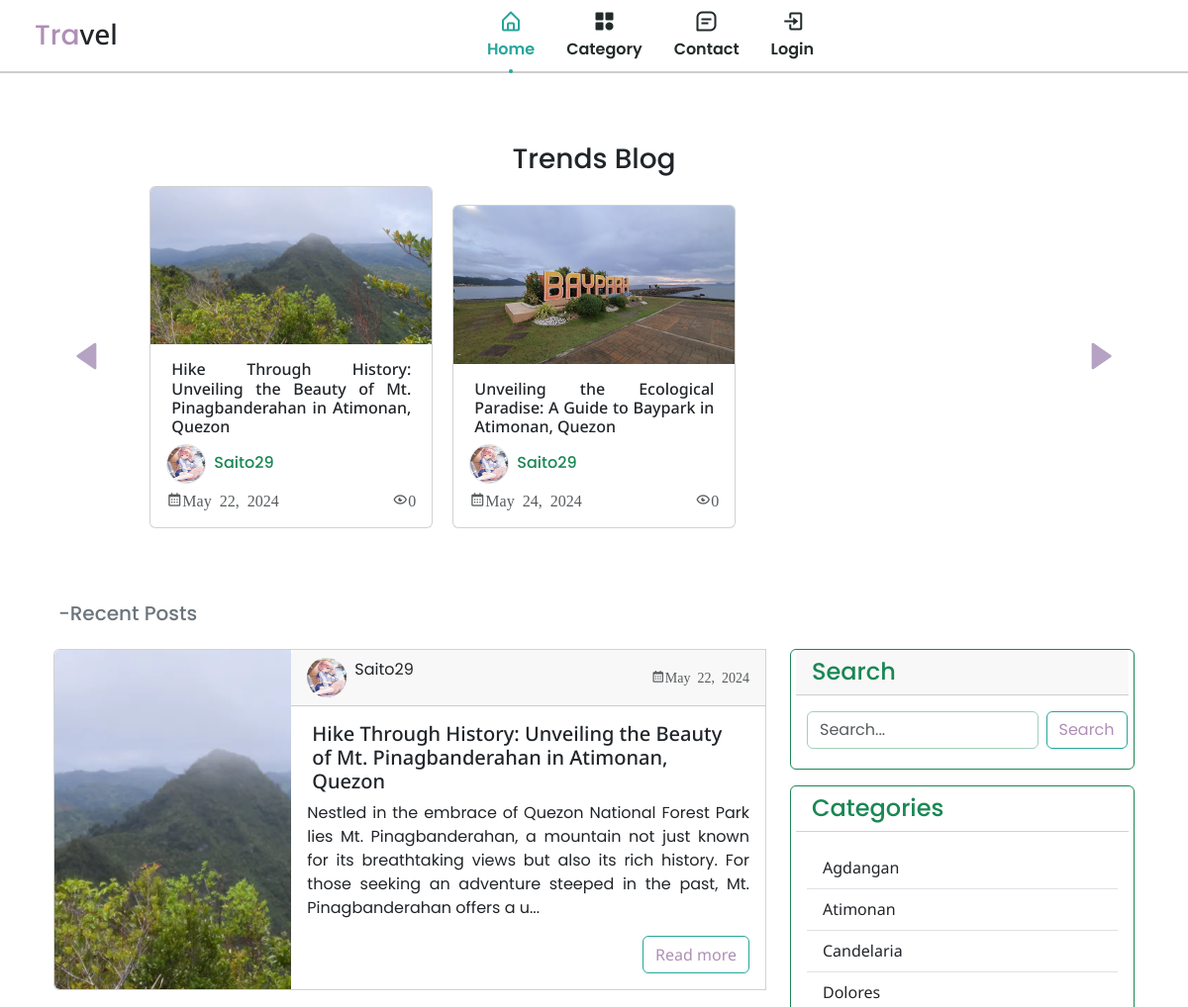
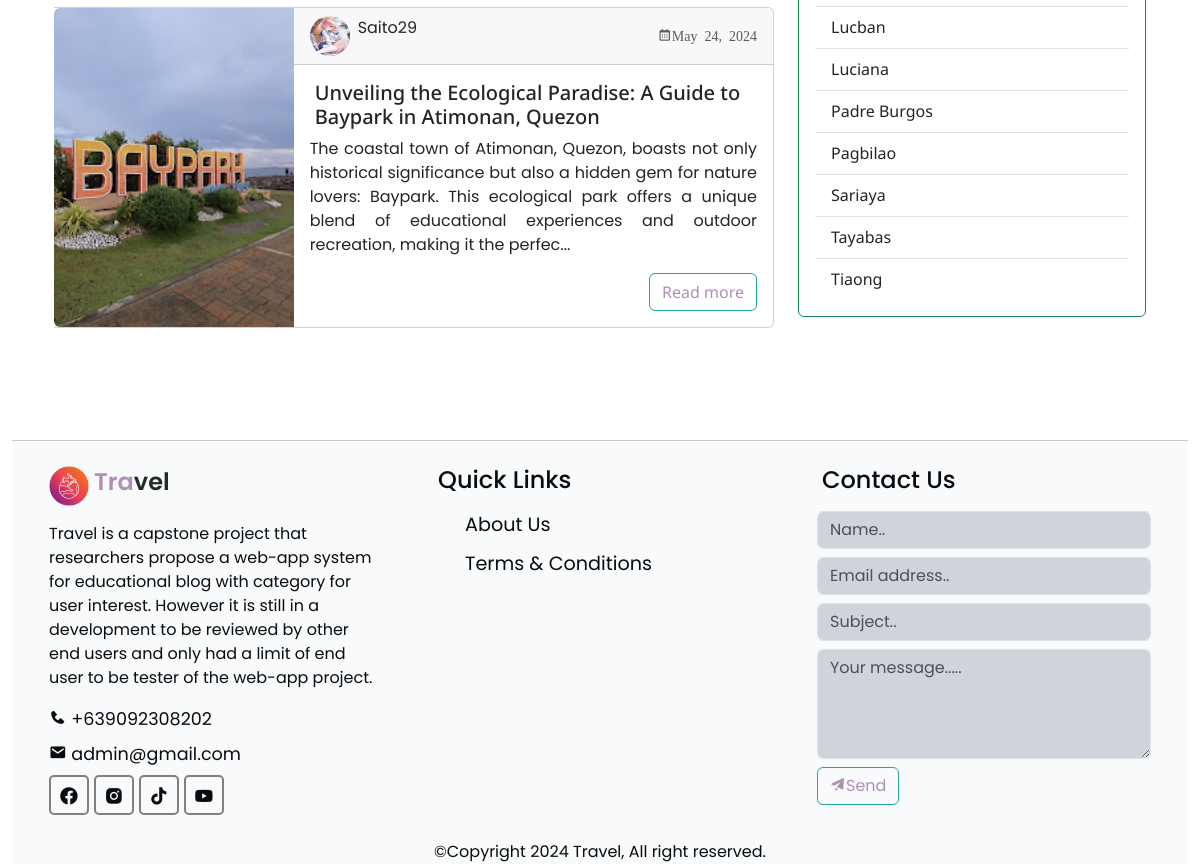
The page / on the database its author committed (2 pictures, top to bottom).
### tables this page shows
CREATE TABLE `post` (
  `id` int(11) NOT NULL,
  `postedBy` int(11) DEFAULT NULL,
  `title` varchar(255) DEFAULT NULL,
  `category` int(11) DEFAULT NULL,
  `subcategory` int(11) DEFAULT NULL,
  `status` enum('published','unpublished') DEFAULT NULL,
  `description` text DEFAULT NULL,
  `googleWidget` text DEFAULT NULL,
  `image` varchar(255) DEFAULT NULL,
  `viewer` int(11) NOT NULL,
  `created_at` date DEFAULT NULL,
  `updated_at` date DEFAULT NULL,
  `is_Active` tinyint(4) DEFAULT NULL
);

CREATE TABLE `users` (
  `id` int(11) NOT NULL,
  `role` enum('admin','sub-admin','editor','user') DEFAULT NULL,
  `firstName` varchar(255) DEFAULT NULL,
  `lastName` varchar(255) DEFAULT NULL,
  `username` varchar(255) DEFAULT NULL,
  `email` varchar(255) DEFAULT NULL,
  `password` varchar(255) DEFAULT NULL,
  `profileImage` varchar(255) DEFAULT NULL,
  `created_at` datetime DEFAULT current_timestamp(),
  `updated_at` datetime DEFAULT NULL ON UPDATE current_timestamp(),
  `account_activation_hash` varchar(64) DEFAULT NULL,
  `reset_token_hash` varchar(64) DEFAULT NULL,
  `reset_token_expires_at` datetime DEFAULT NULL
);

CREATE TABLE `category` (
  `id` int(11) NOT NULL,
  `categName` varchar(255) DEFAULT NULL,
  `categDesc` varchar(255) DEFAULT NULL,
  `categCreated_at` datetime NOT NULL DEFAULT current_timestamp(),
  `categUpt_at` datetime NOT NULL DEFAULT '0000-00-00 00:00:00' ON UPDATE current_timestamp(),
  `Is_Active` int(11) DEFAULT NULL
);

CREATE TABLE `settings` (
  `id` int(11) NOT NULL,
  `favicon` varchar(255) DEFAULT NULL,
  `logo` varchar(255) DEFAULT NULL,
  `url` varchar(1000) DEFAULT NULL,
  `fb` varchar(1000) DEFAULT NULL,
  `instagram` varchar(1000) DEFAULT NULL,
  `tiktok` varchar(1000) DEFAULT NULL,
  `youtube` varchar(1000) DEFAULT NULL
);

CREATE TABLE `pages` (
  `id` int(11) NOT NULL,
  `title` varchar(255) DEFAULT NULL,
  `details` text DEFAULT NULL,
  `contact` varchar(255) DEFAULT NULL,
  `email` varchar(255) DEFAULT NULL,
  `created_at` date NOT NULL DEFAULT current_timestamp(),
  `updated_at` date NOT NULL
);

### app/config/db.php (called while the page is built, shortened)
<?php
require ('config.php');
function executeQuery($sql, $data)
{
    global $conn;
    $stmt = $conn->prepare($sql);
    $value = array_values($data);
    $types = str_repeat('s', count($value));
    $stmt->bind_param($types, ...$value);
    $stmt->execute();
    return $stmt;
}
function getPublishPost(){
    $sql = "SELECT p.*, u.username, u.profileImage
    FROM post AS p
    JOIN users AS u
    ON p.postedBy=u.id
    WHERE p.status='published'
    AND p.is_Active = ?";
    $stmt = executeQuery($sql, ['is_Active' => 1]);
    $records = $stmt->get_result()->fetch_all(MYSQLI_ASSOC);
    return $records;
}

### index.php (the view, shortened to what this page needs)
<?php
include(ROOT_PATH."/app/controllers/posts.php");
$post = array();
$postTitle = 'Recent Posts';
if(isset($_GET['ctId'])){
    $post = getCategoryPost($_GET['ctId']);
    $postTitle = "Category post search found under: '" . $_GET['name']. "' are: ". count($post). " results";
}else if(isset($_POST ['search'])){
    unset($_POST['search']);
    $postTitle = "Search result found: " . $_POST['term'];
    $post = searchPosts($_POST['term']);
}else{
    $post = getPublishPost();
}
?>
<!DOCTYPE html>
<html lang="en">
<head>
    <?php include(ROOT_PATH.'/app/includes/css.php')?>
</head>
<body>
    <?php include (ROOT_PATH."/app/includes/header.php");?>
    <main>
        <section class="container section section__height h-auto w-100" id="home">
            <div class="page-wrapper mx-auto h-auto w-100">
                <div class="container mx-auto my-3 py-3 mb-4 h-auto w-100 post-slider">
                    <h3 class="card-title text-center">Trends Blog</h3>
                    <i class='bx bxs-left-arrow prev'></i>
                    <i class='bx bxs-right-arrow next'></i>
                    <div class="post-wrapper h-auto">
                        <?php foreach ($post as $posts): ?>
                        <div class="card card-content">
                            <img src="<?php echo BASE_URL . '/app/upload/uploadThumbnail/' .htmlspecialchars( $posts['image']); ?>" alt="post-image" class="card-img-top">
                            <div class="card-body">
                                <h6 class="card-title fs-6" style="text-align: justify;">
                                    <a href="<?php echo BASE_URL . '/single-page.php?psId='.htmlspecialchars($posts['id']); ?>">
                                    <?php echo htmlspecialchars($posts['title']); ?>
                                    </a>
                                </h6>
                                <div class="d-flex align-items-center mb-1">
                                    <div class="flex-shrink-0">
                                        <img src="<?php echo BASE_URL . '/app/upload/uploadProfile/' . htmlspecialchars($posts['profileImage']); ?>" alt="User_profile" class="rounded-circle border" style="width: 40px; height: 40px;" width="40" height="40">
                                    </div>
                                    <h6 class="card-subtitle text-success flex-grow-1 ms-2"><?php echo htmlspecialchars($posts['username']); ?></h6>
                                </div>
                                <div class="d-flex align-items-center justify-content-between text-muted">
                                    <i class='bx bx-calendar card-text'><?php echo htmlspecialchars(date('F j, Y', strtotime($posts['created_at']))); ?></i>
                                    <i class='bx bx-show-alt card-text'><?php echo htmlspecialchars($posts['viewer']); ?></i>
                                </div>
                            </div>
                        </div>
                        <?php endforeach; ?>
                    </div>
                </div>
                <div class="container-fluid clearfix">
                    <div class="row mt-5">
                        <div class="col-md-8 col-sm-8 col-xl-8 col-xxl-8">
                            <h5 class="card-title text-secondary">-<?php echo htmlspecialchars($postTitle)?></h5>
                            <div class="card-group d-block">
                                <?php foreach ($post as $posts): ?>
                                <div class="card clearfix w-100 h-100 mt-4">
                                    <div class="row g-0 h-100 w-100">
                                        <div class="col-md-4 col-sm-4 col-xl-4 col-xxl-4">
                                            <img src="<?php echo BASE_URL . '/app/upload/uploadThumbnail/' .htmlspecialchars( $posts['image']); ?>" alt="post-Thumbnail" class="img-fluid rounded-start w-100 h-100 object-fit-cover">
                                        </div>
                                        <div class="col-md-8 col-sm-8 col-xl-8 col-lg-8 col-xxl-8">
                                            <div class="card-header hstack gap-2">
                                                <img src="<?php echo BASE_URL . '/app/upload/uploadProfile/' . htmlspecialchars($posts['profileImage']); ?>" alt="author-profile" class="rounded-circle" style="width: 40px; height: 40px;" width="34" height="34">
                                                <p class="card-text"><?php echo htmlspecialchars($posts['username']); ?></p>
                                                <p class="card-text ms-auto"><small class="text-body-secondary"><i class='bx bx-calendar'><?php echo htmlspecialchars(date('F j, Y', strtotime($posts['created_at']))); ?></i></small></p>
                                            </div>
                                            <div class="card-body">
                                                <h5 class="card-title mb-2"><a href="<?php echo BASE_URL . '/single-page.php?psId=' . htmlspecialchars($posts['id']); ?>"><?php echo htmlspecialchars($posts['title']); ?></a></h5>
                                                <p class="card-text mb-2">
                                                    <?php echo html_entity_decode(substr($posts['description'], 0 ,300).'...'); ?>
                                                </p>
                                                <div class="text-end mt-3">
                                                    <a href="<?php echo BASE_URL . '/single-page.php?psId=' . htmlspecialchars($posts['id']); ?>" class="btn read-more">Read more</a>
                                                </div>
                                            </div>
                                        </div>
                                    </div>
                                </div>
                                <?php endforeach; ?>
                            </div>
                        </div>
                        <div class="col-md-4 col-sm-4 col-xl-4 col-xxl-4 mt-5" id="category">
                            <div class="card border-success">
                                <h4 class="card-header text-success">Search</h4>
                                <div class="card-body">
                                    <form action="index.php" method="post" class="row gx-2 gy-2">
                                        <div class="mb-1 col-md-7 col-sm-9 col-xl-9 col-xxl-9 col-lg-9 form-group">
                                            <input type="search" name="term" class="form-control border-success-subtle" aria-label="search" placeholder="Search..."/>
                                        </div>
                                        <div class="mb-1 col-md-3 col-sm-3 col-xl-3 col-xxl-3 col-lg-3 form-group ">
                                            <button type="submit" name="search" class="btn read-more">Search</button>
                                        </div>
                                    </form>
                                </div>
                            </div>
                            <div class="card mt-3 border-success">
                                <h4 class="card-header bg-transparent text-success">Categories</h4>
                                <div class="card-body border-success">
                                    <ul class="list-group list-group-flush">
                                    <?php
                                        $category_query = mysqli_query($conn, 'SELECT * FROM category WHERE Is_Active = 1 ORDER BY categName ASC');
                                    ?>
                                    <?php while($categories = mysqli_fetch_array($category_query)):?>
                                        <li class="list-group-item list-group-flush"><a href="<?php echo BASE_URL.'/index.php?ctId='. htmlspecialchars($categories['id']) . '&name=' . htmlspecialchars($categories['categName'])?>"><?php echo htmlspecialchars($categories['categName']);?></a></li>
                                    <?php endwhile;?>
                                    </ul>
                                </div>
                            </div>
                        </div>
                    </div>
                </div>
            </div>
        </section>
    <?php include (ROOT_PATH . "/app/includes/footer.php");?>
</main>
</body>
</html>

### app/includes/footer.php (shortened to what this page needs)
<section class="container-fluid section section__height h-auto w-100" id="contact">
            <div class="footer container-fluid h-auto w-100">
                <div class="footer-content h-auto w-100">
                    <div class="footer-section about">
                        <?php
                            $settings_query = mysqli_query($conn, "SELECT * FROM settings WHERE id = 1");
                        ?>
                        <div class="logo-content mb-2">
                            <?php while($setting = mysqli_fetch_assoc($settings_query)):?>
                            <img src="<?php echo BASE_URL.'/app/upload/uploadSettingURL/uploadLogo/'?><?php echo htmlentities($setting['logo'])?>" alt="Logo" width="40px" height="40px">
                            <?php endwhile;?>
                            <h4 class="nav__logo"><span style="color: #af8fb6;">Tra</span>vel</h4>
                        </div>
                        <?php
                            $pageTitle = 'About Page';
                            $title = 'About';
                            $stmt = $conn->prepare("SELECT p.*, s.fb, s.instagram, s.tiktok, s.youtube
                                FROM pages p
                                LEFT JOIN settings s ON 1 = 1
                                WHERE p.title = ? OR p.title = ?");
                            $stmt->bind_param("ss", $pageTitle, $title);
                            $stmt->execute();
                            $result = $stmt->get_result();
                            if ($result->num_rows > 0) {
                                $row = $result->fetch_assoc();
                                echo "<p style='text-align: justify'>" . html_entity_decode($row['details']) . "</p>";
                                echo "<div class='contact-details'>";
                                echo "<span><i class='bx bxs-phone'></i>&nbsp;" . html_entity_decode($row['contact']) . "</span>";
                                echo "<span><i class='bx bxs-envelope'></i>&nbsp;" . html_entity_decode($row['email']) . "</span>";
                                echo "</div>";
                                echo "<div class='social'>";
                                echo "<a href='" . urldecode($row['fb']) . "' target='_blank'><i class='bx bxl-facebook-circle'></i></a>";
                                echo "<a href='" . urldecode($row['instagram']) . "' target='_blank'><i class='bx bxl-instagram-alt'></i></a>";
                                echo "<a href='" . urldecode($row['tiktok']) . "' target='_blank'><i class='bx bxl-tiktok'></i></a>";
                                echo "<a href='" . urldecode($row['youtube']) . "' target='_blank'><i class='bx bxl-youtube'></i></a>";
                                echo "</div>";
                            } else {
                                echo "No page details found.";
                            }
                        ?>
                    </div>
                    <div class="footer-section links">
                        <h4 class="card-title mb-3">Quick Links</h4>
                        <ul>
                            <a href="<?php echo BASE_URL.'/aboutUs.php'?>" target="_self"><li>About Us</li></a>
                            <a href="<?php echo BASE_URL.'/terms.php'?>" target="_self"><li>Terms & Conditions</li></a>
                        </ul>
                    </div>
                    <div class="footer-section contact-form">
                        <h4 class="card-title mb-3">Contact Us</h4>
                        <form action="contact.php" method="post" class="form-group" autocomplete="on" enctype="application/x-www-form-urlencoded">
                            <div class="mb-2 form-group">
                                <input type="text" name="name" class="form-control bg-dark-subtle" placeholder="Name..">
                            </div>
                            <div class="mb-2 form-group">
                                <input type="email" name="email" class="form-control bg-dark-subtle" placeholder="Email address.." >
                            </div>
                            <div class="mb-2 form-group">
                                <input type="text" name="subject" class="form-control bg-dark-subtle" placeholder="Subject.." >
                            </div>
                            <div class="mb-2 form-group">
                                <textarea rows="4" name="message" class="form-control bg-dark-subtle" placeholder="Your message....." ></textarea>
                            </div>
                            <div class="mb-1 form-group">
                                <button type="submit" name="contact-btn" class="btn read-more"><i class='bx bxs-paper-plane'></i>Send</button>
                            </div>
                        </form>
                    </div>
                </div>
                <div class="footer-bottom h-auto w-100" align="center">
                    &copy;Copyright <?php echo date('Y')?> Travel, All right reserved.
                </div>
            </div>
    </section>

### rows shown on the page
post: image (picture), title "Hike Through History: Unveiling the Beauty of Mt. Pinagbanderahan in Atimonan, Quezon", postedBy.profileImage (picture), postedBy.username "Saito29", created_at "May 22, 2024", viewer "0", description "Nestled in the embrace of Quezon National Forest Park lies Mt. Pinagbanderahan, a mountain not just known for its breathtaking views but also its rich history. For those seeking an adventure steeped in the past, Mt. Pinagbanderahan offers a u..."
post: image (picture), title "Unveiling the Ecological Paradise: A Guide to Baypark in Atimonan, Quezon", postedBy.profileImage (picture), postedBy.username "Saito29", created_at "May 24, 2024", viewer "0", description "The coastal town of Atimonan, Quezon, boasts not only historical significance but also a hidden gem for nature lovers: Baypark. This ecological park offers a unique blend of educational experiences and outdoor recreation, making it the perfec..."
category: categName "Agdangan"
category: categName "Atimonan"
category: categName "Candelaria"
category: categName "Dolores"
category: categName "Lucban"
category: categName "Luciana"
category: categName "Padre Burgos"
category: categName "Pagbilao"
category: categName "Sariaya"
category: categName "Tayabas"
category: categName "Tiaong"
settings: logo (picture)
pages: details "Travel is a capstone project that researchers propose a web-app system for educational blog with category for user interest. However it is still in a development to be reviewed by other end users and only had a limit of end user to be tester of the web-app project.", contact "+639092308202", email "admin@gmail.com"

### other values the page prints
$postTitle "Recent Posts"
